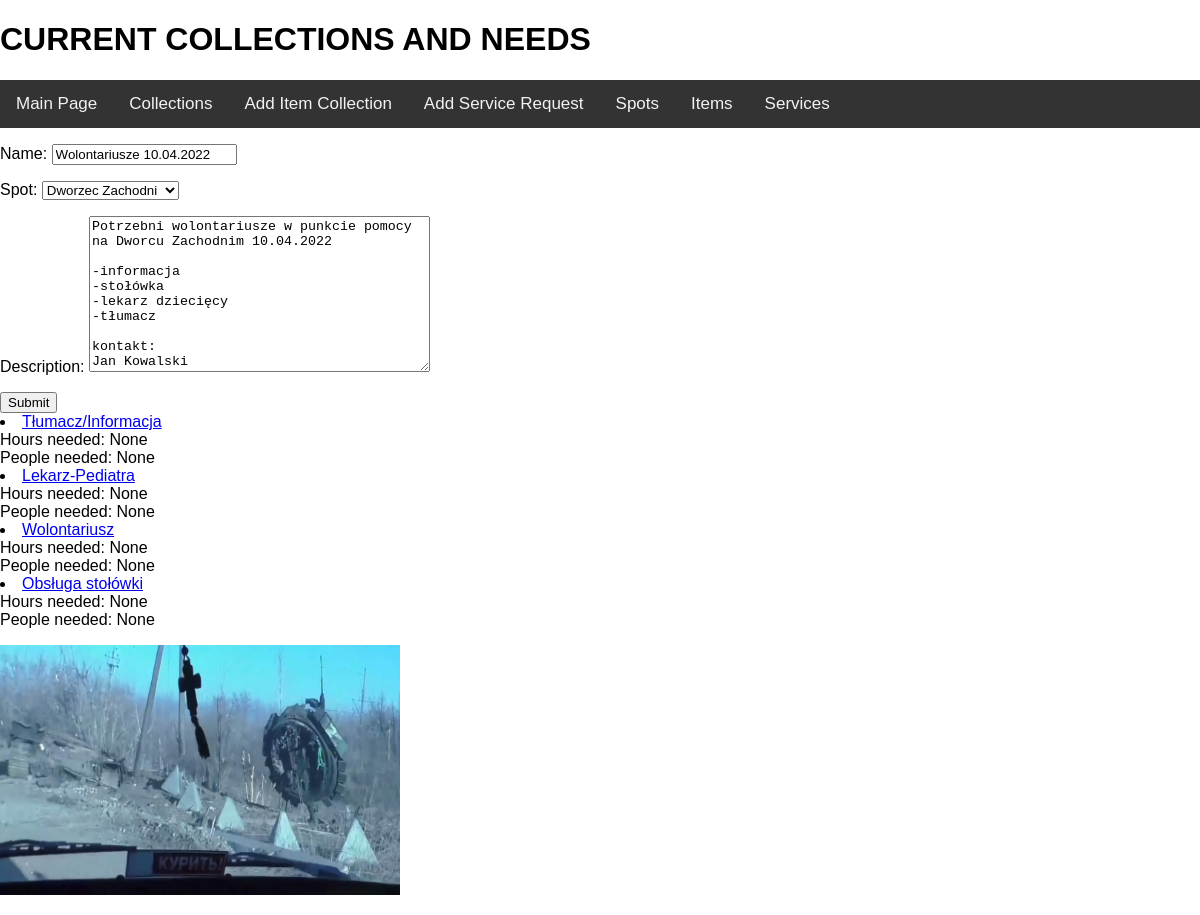
Page /AidplannerApp/collections/update_service_collection/3/ (signed in) on the earlier database version.
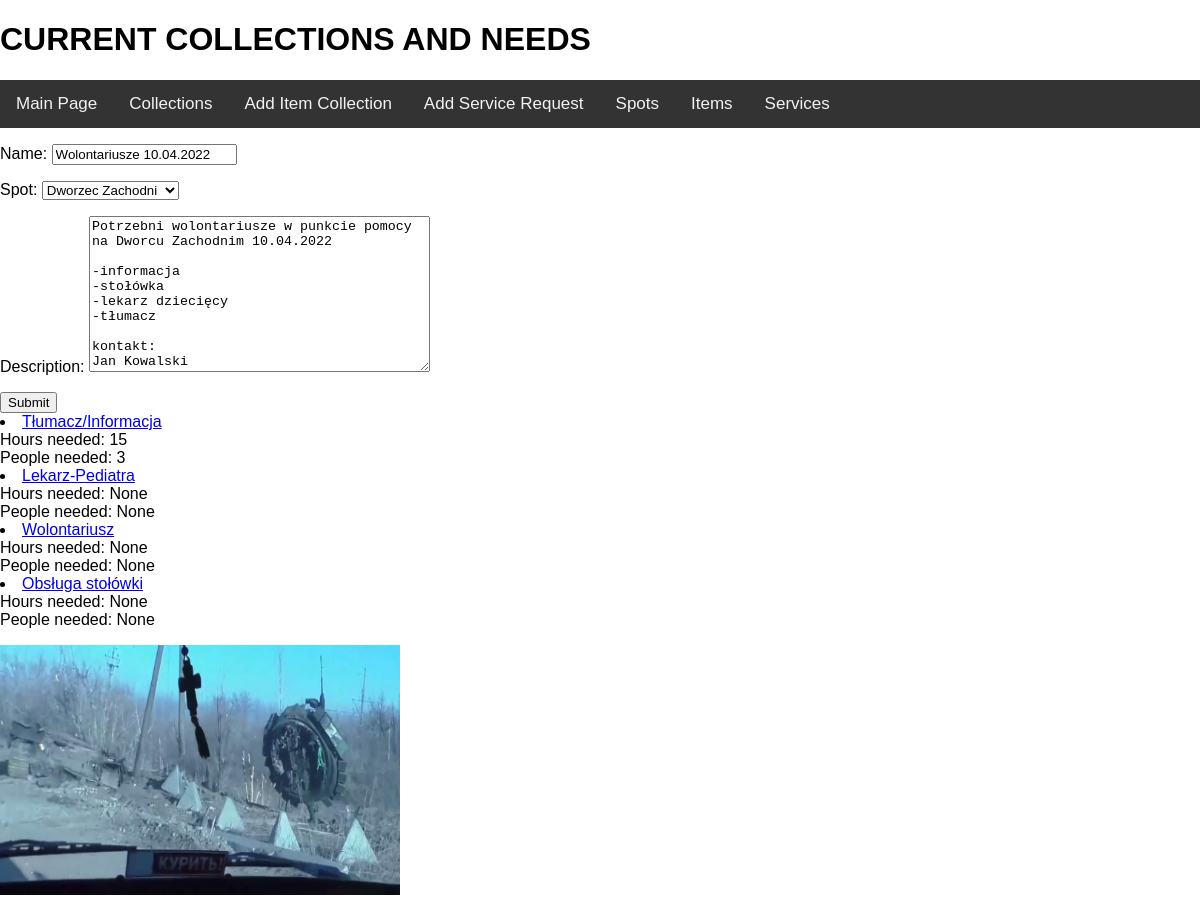
Same page on the later database version.
### AidplannerApp/models.py (models this page shows, shortened)
class ServiceCollectionServices(models.Model):
    def __str__(self):
        return self.service.name
    service = models.ForeignKey(Service, on_delete=models.CASCADE)
    servicecollection = models.ForeignKey(ServiceCollection, on_delete=models.CASCADE)
    people_needed = models.IntegerField(null=True)
    hours_needed = models.IntegerField(null=True)

class Service(models.Model):
    name = models.CharField(max_length=64)
    description = models.CharField(max_length=640)

### AidplannerApp/views.py (the view, shortened to what this page needs)
# urls.py: path('collections/update_service_collection/<int:id>/', views.UpdateServiceCollectionView.as_view(), name='update_service_collection'),
class UpdateServiceCollectionView(LoginRequiredMixin, View):
    def get(self, request, id):
        servicecollection = ServiceCollection.objects.get(pk=id)
        form = AddServiceCollectionForm(instance=servicecollection)
        return render(request, 'edit_service_collection.html', {'form':form, 'servicecollection': servicecollection})

### AidplannerApp/forms.py
class AddServiceCollectionForm(forms.ModelForm):
    class Meta:
        model = ServiceCollection
        exclude = ['services']

### AidplannerApp/models.py (called while the page is built)
    def __str__(self):
        return self.name

### templates/edit_service_collection.html (shortened to what this page needs)
{% extends 'collections.html' %}
{% block MAINBLOCK %}
    <form method="post">
        {{ form.as_p }}
    <input type="submit">
    </form>
    {% for service_collection_service in servicecollection.servicecollectionservices_set.all %}
    <li><a href={% url 'update_service_in_collection' service_collection_service.id %}>{{ service_collection_service }}</a><br>
        Hours needed: {{ service_collection_service.hours_needed }}<br>
        People needed: {{ service_collection_service.people_needed }}</li>
    {% endfor %}
{% endblock %}

Differences in the rows shown:
changed ServiceCollectionServices "Tłumacz/Informacja": hours_needed "None" → "15"; people_needed "None" → "3"
